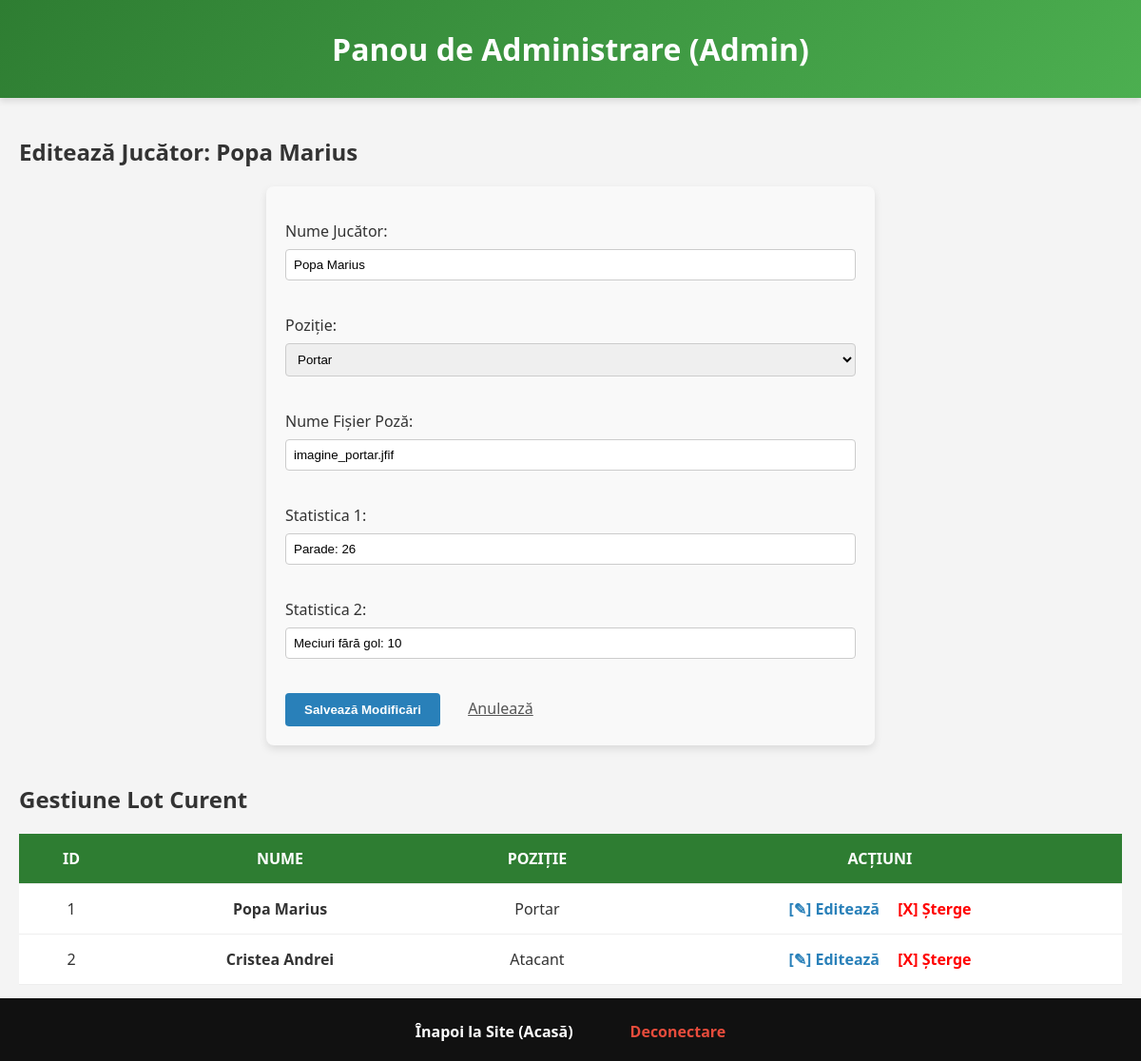
Screenshot of /administrare.php?editeaza=1 (signed in) with the database file from the repository.
### tables this page shows
CREATE TABLE `jucatori` (
  `id` int(11) NOT NULL,
  `nume_jucator` varchar(100) NOT NULL,
  `pozitie` varchar(50) NOT NULL,
  `poza` varchar(255) NOT NULL,
  `statistica1` varchar(100) NOT NULL,
  `statistica2` varchar(100) NOT NULL
);

### administrare.php (the view, shortened to what this page needs)
<?php
require_once 'conexiune.php';
$jucator_de_editat = null;
if (isset($_GET['editeaza'])) {
    $id_de_editat = intval($_GET['editeaza']);
    $sql_get_jucator = "SELECT * FROM jucatori WHERE id = $id_de_editat";
    $rezultat = mysqli_query($conn, $sql_get_jucator);
    if (mysqli_num_rows($rezultat) == 1) {
        $jucator_de_editat = mysqli_fetch_assoc($rezultat);
    }
}
$sql_jucatori = "SELECT * FROM jucatori";
$rezultat_jucatori = mysqli_query($conn, $sql_jucatori);
?>
<!DOCTYPE html>
<html lang="ro">
<head>
    <link rel="stylesheet" href="stil.css">
</head>
<body>
    <header>
        <h1>Panou de Administrare (Admin)</h1>
    </header>
    <nav>
        <ul class="menu-principal">
            <li><a href="index.php">Înapoi la Site (Acasă)</a></li>
            <li><a href="logout.php" style="color: #e74c3c;">Deconectare</a></li>
        </ul>
    </nav>
    <main>
        <section>
            <h2><?php echo $jucator_de_editat ? "Editează Jucător: " . $jucator_de_editat['nume_jucator'] : "Adaugă Jucător Nou"; ?></h2>
            <form action="administrare.php" method="POST" style="background: #f9f9f9; padding: 20px; border-radius: 8px;">
                <p>
                    <label>Nume Jucător:</label><br>
                    <input type="text" name="nume_jucator" required style="width: 100%; padding: 8px;"
                           value="<?php echo $jucator_de_editat ? $jucator_de_editat['nume_jucator'] : ''; ?>">
                </p>
                <p>
                    <label>Poziție:</label><br>
                    <select name="pozitie" required style="width: 100%; padding: 8px;">
                        <option value="Portar" <?php echo ($jucator_de_editat && $jucator_de_editat['pozitie'] == 'Portar') ? 'selected' : ''; ?>>Portar</option>
                    </select>
                </p>
                <p>
                    <label>Nume Fișier Poză:</label><br>
                    <input type="text" name="poza" required style="width: 100%; padding: 8px;"
                           value="<?php echo $jucator_de_editat ? $jucator_de_editat['poza'] : ''; ?>">
                </p>
                <p>
                    <label>Statistica 1:</label><br>
                    <input type="text" name="statistica1" required style="width: 100%; padding: 8px;"
                           value="<?php echo $jucator_de_editat ? $jucator_de_editat['statistica1'] : ''; ?>">
                </p>
                <p>
                    <label>Statistica 2:</label><br>
                    <input type="text" name="statistica2" required style="width: 100%; padding: 8px;"
                           value="<?php echo $jucator_de_editat ? $jucator_de_editat['statistica2'] : ''; ?>">
                </p>
                <?php if ($jucator_de_editat): ?>
                    <button type="submit" name="btn_salveaza_modificari" style="background: #2980b9; color: white; padding: 10px 20px; border: none; cursor: pointer;">
                        Salvează Modificări
                    </button>
                    <a href="administrare.php" style="margin-left: 15px; color: #555;">Anulează</a>
                <?php else: ?>
                    <button type="submit" name="btn_adauga_jucator" style="background: #27ae60; color: white; padding: 10px 20px; border: none; cursor: pointer;">
                        Adaugă în Lot
                    </button>
                <?php endif; ?>
            </form>
        </section>
        <section style="margin-top: 40px;">
            <h2>Gestiune Lot Curent</h2>
            <table id="tabel-jucatori" style="width: 100%; border-collapse: collapse;">
                <thead>
                    <tr style="background: #333; color: white;">
                        <th>ID</th>
                        <th>Nume</th>
                        <th>Poziție</th>
                        <th>Acțiuni</th>
                    </tr>
                </thead>
                <tbody>
                    <?php
                    if (mysqli_num_rows($rezultat_jucatori) > 0) {
                        while($jucator = mysqli_fetch_assoc($rezultat_jucatori)) {
                            echo "<tr style='border-bottom: 1px solid #ccc; text-align: center;'>";
                            echo "<td style='padding: 10px;'>" . $jucator['id'] . "</td>";
                            echo "<td><strong>" . $jucator['nume_jucator'] . "</strong></td>";
                            echo "<td>" . $jucator['pozitie'] . "</td>";
                            echo "<td>
                                    <a href='administrare.php?editeaza=" . $jucator['id'] . "' style='color: #2980b9; text-decoration: none; font-weight: bold; margin-right: 15px;'>
                                        [✎] Editează
                                    </a>
                                    <a href='administrare.php?sterge=" . $jucator['id'] . "' style='color: red; text-decoration: none; font-weight: bold;' onclick='return confirm(\"Sigur vrei să ștergi acest jucător?\");'>
                                        [X] Șterge
                                    </a>
                                  </td>";
                            echo "</tr>";
                        }
                    } else {
                        echo "<tr><td colspan='4'>Nu există jucători în baza de date.</td></tr>";
                    }
                    ?>
                </tbody>
            </table>
        </section>
    </main>
</body>
</html>

### stil.css (style rules this page uses)
:root { --culoare-primara: #2E7D32; --culoare-secundara: #4CAF50; --culoare-accent: #FFC107; --text-deschis: #FFFFFF; --text-inchis: #333333; --fundal-gri: #f4f4f4; --timp-animatie-meniu: 2s; --font-principal: 'Segoe UI', Tahoma, Geneva, Verdana, sans-serif; }
html, body { margin: 0; padding: 0; min-height: 100vh; font-family: var(--font-principal); color: var(--text-inchis); background-color: var(--fundal-gri); display: flex; flex-direction: column; }
main { flex: 1; padding: 20px; padding-bottom: 80px; }
header { background: linear-gradient(135deg, var(--culoare-primara), var(--culoare-secundara)); color: var(--text-deschis); padding: 30px 20px; text-align: center; box-shadow: 0 4px 6px rgba(0,0,0,0.1); }
.logo, header h1 { display: inline-block; transition: transform 0.5s ease; margin: 0; cursor: pointer; }
nav { position: fixed; bottom: 0; left: 0; width: 100%; background-color: #111; z-index: 1000; }
.menu-principal { display: flex; justify-content: center; list-style: none; margin: 0; padding: 0; }
.menu-principal > li { position: relative; }
.menu-principal > li > a { display: block; padding: 20px 30px; color: var(--text-deschis); text-decoration: none; font-weight: bold; border-top: 4px solid transparent; transition: background-color var(--timp-animatie-meniu) ease, border-top var(--timp-animatie-meniu) ease; }
table { width: 100%; border-collapse: collapse; background-color: white; min-width: 600px; }
th, td { padding: 15px; text-align: center; border-bottom: 1px solid #eee; }
th { background-color: var(--culoare-primara); color: white; text-transform: uppercase; }
form { background-color: white; padding: 25px; border-radius: 8px; box-shadow: 0 4px 8px rgba(0,0,0,0.1); max-width: 600px; margin: 20px auto; }
input[type="text"], input[type="email"], input[type="password"], input[type="number"], input[type="date"], select, textarea { width: 100%; padding: 12px; margin: 8px 0 20px 0; border: 1px solid #ccc; border-radius: 4px; box-sizing: border-box; transition: border-color 0.3s, box-shadow 0.3s; }
button, input[type="submit"], input[type="reset"], input[type="button"] { background-color: var(--culoare-primara); color: white; padding: 12px 20px; border: none; border-radius: 4px; cursor: pointer; font-weight: bold; transition: background-color 0.3s; margin-right: 10px; }

### rows the page displays
jucatori: nume_jucator "Popa Marius", pozitie "Portar", poza "imagine_portar.jfif", statistica1 "Parade: 26", statistica2 "Meciuri fără gol: 10", id "1"
jucatori: id "2", nume_jucator "Cristea Andrei", pozitie "Atacant"
